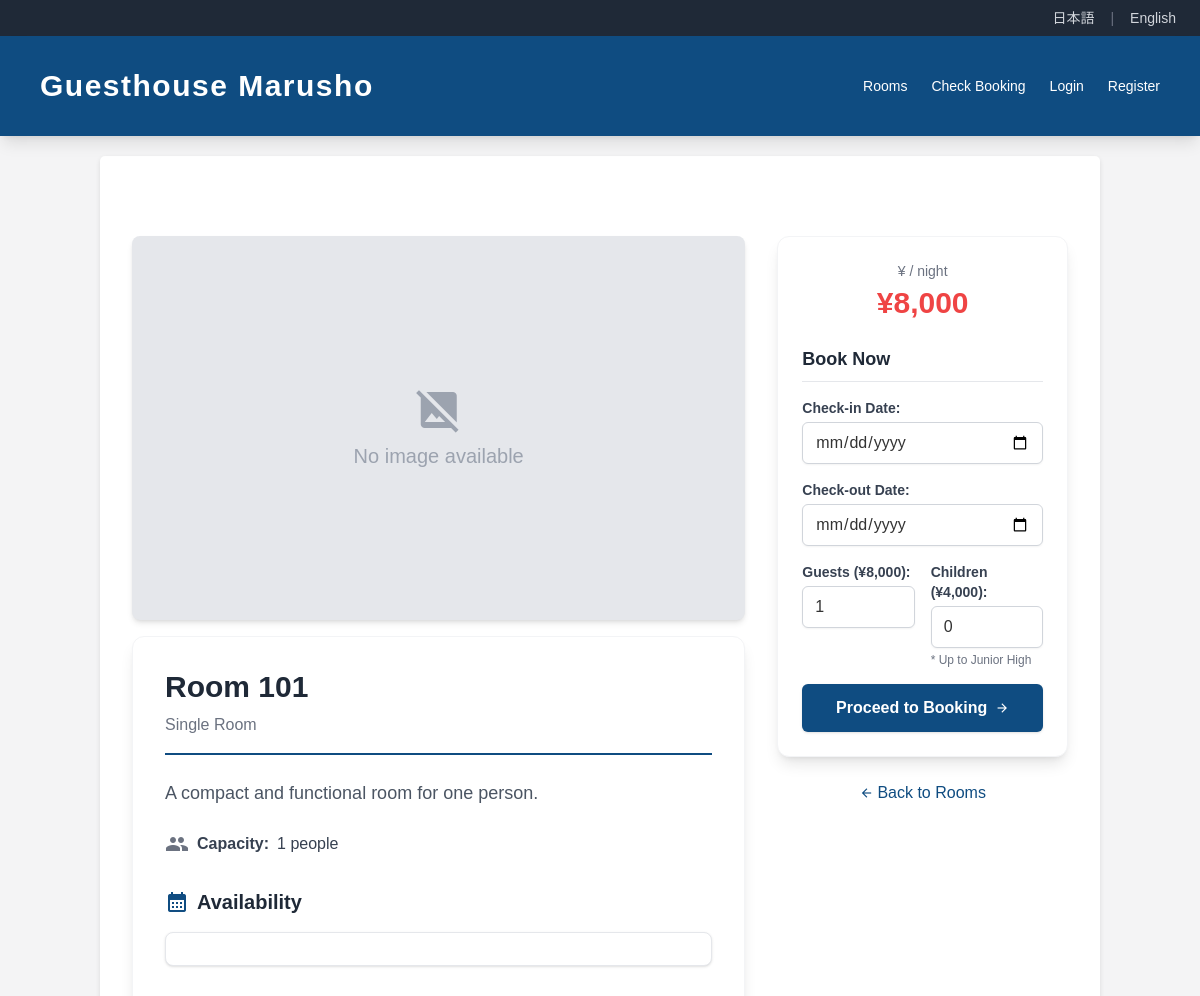
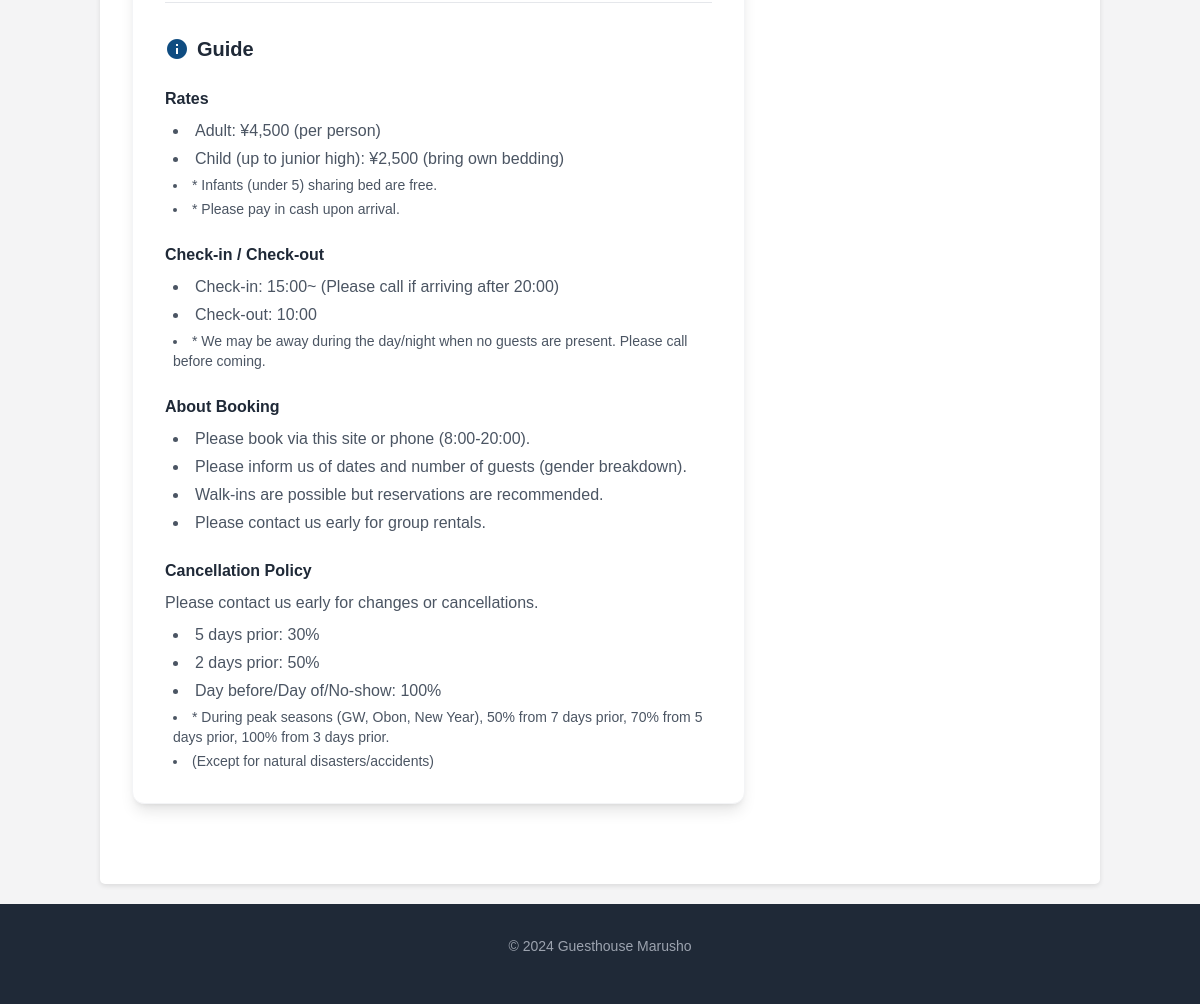
/room_detail.php?id=1, run on the app's committed database (2 pictures, top to bottom).
### tables this page shows
CREATE TABLE `rooms` (
  `id` int(11) NOT NULL AUTO_INCREMENT,
  `room_type_id` int(11) NOT NULL COMMENT '部屋タイプID',
  `name` varchar(255) NOT NULL COMMENT '部屋名・番号 (例: 101号室)',
  `name_en` varchar(255) DEFAULT NULL COMMENT '部屋名・番号 (English)',
  `description` text DEFAULT NULL COMMENT '部屋の説明 (日本語)',
  `description_en` text DEFAULT NULL COMMENT '部屋の説明 (English)',
  `price` decimal(10,2) NOT NULL COMMENT '一泊あたりの料金 (Legacy)',
  `price_adult` decimal(10,2) NOT NULL DEFAULT 4500.00 COMMENT '大人料金',
  `price_child` decimal(10,2) NOT NULL DEFAULT 2500.00 COMMENT '子供料金',
  `created_at` datetime NOT NULL DEFAULT current_timestamp(),
  `updated_at` datetime NOT NULL DEFAULT current_timestamp() ON UPDATE current_timestamp(),
  PRIMARY KEY (`id`),
  KEY `room_type_id` (`room_type_id`),
  CONSTRAINT `rooms_ibfk_1` FOREIGN KEY (`room_type_id`) REFERENCES `room_types` (`id`) ON DELETE CASCADE
);

CREATE TABLE `room_types` (
  `id` int(11) NOT NULL AUTO_INCREMENT,
  `name` varchar(255) NOT NULL COMMENT '部屋タイプ名',
  `name_en` varchar(255) DEFAULT NULL COMMENT '部屋タイプ名 (English)',
  `description` text DEFAULT NULL COMMENT '説明',
  `description_en` text DEFAULT NULL COMMENT '説明 (English)',
  `capacity` int(11) NOT NULL COMMENT '収容人数',
  `main_image` varchar(255) DEFAULT NULL COMMENT '部屋タイプ代表画像パス',
  `is_visible` tinyint(1) NOT NULL DEFAULT 1 COMMENT 'トップページ表示フラグ (1:表示, 0:非表示)',
  PRIMARY KEY (`id`)
);

### includes/language.php (called while the page is built, shortened)
<?php
$available_langs = ['ja', 'en'];
$default_lang = 'ja';
if (isset($_GET['lang']) && in_array($_GET['lang'], $available_langs)) {
    $current_lang = $_GET['lang'];
    $_SESSION['lang'] = $current_lang;
}
elseif (isset($_SESSION['lang']) && in_array($_SESSION['lang'], $available_langs)) {
    $current_lang = $_SESSION['lang'];
}
elseif (isset($_SERVER['HTTP_ACCEPT_LANGUAGE'])) {
    $browser_lang = substr($_SERVER['HTTP_ACCEPT_LANGUAGE'], 0, 2);
    if (in_array($browser_lang, $available_langs)) {
        $current_lang = $browser_lang;
    } else {
        $current_lang = $default_lang;
    }
}
else {
    $current_lang = $default_lang;
}
$lang_file_path = __DIR__ . '/../lang/' . $current_lang . '.json';
if (file_exists($lang_file_path)) {
    $lang_text = json_decode(file_get_contents($lang_file_path), true);
} else {
    $lang_text = json_decode(file_get_contents(__DIR__ . '/../lang/' . $default_lang . '.json'), true);
}
if (!function_exists('t')) {
    function t($key, ...$args) {
        global $lang_text;
        $string = isset($lang_text[$key]) ? $lang_text[$key] : $key;
        if (!empty($args)) {
            return vsprintf($string, $args);
        }
        return $string;
    }
}
?>

### includes/functions.php (called while the page is built, shortened)
<?php
function h($s) {
    return htmlspecialchars($s, ENT_QUOTES, 'UTF-8');
}

### room_detail.php (the view, shortened to what this page needs)
<?php
require_once 'includes/header.php';
$room_id = filter_input(INPUT_GET, 'id', FILTER_VALIDATE_INT);
try {
    $sql = "SELECT
                r.id,
                r.name,
                r.name_en,
                r.price,
                r.price_adult,
                r.price_child,
                rt.name AS type_name,
                rt.name_en AS type_name_en,
                rt.capacity,
                rt.description,
                rt.description_en
            FROM rooms AS r
            JOIN room_types AS rt ON r.room_type_id = rt.id
            WHERE r.id = :id";
    $stmt = $dbh->prepare($sql);
    $stmt->bindParam(':id', $room_id, PDO::PARAM_INT);
    $stmt->execute();
    $room = $stmt->fetch(PDO::FETCH_ASSOC);
    if ($room) {
        $main_image = null;
    }
} catch (PDOException $e) {
    die("データベースエラー: " . h($e->getMessage()));
}
?>
<div class="max-w-6xl mx-auto my-8 px-4">
    <div class="grid grid-cols-1 lg:grid-cols-3 gap-8">
        <div class="lg:col-span-2 space-y-4">
            <div class="relative overflow-hidden rounded-lg shadow-md h-96 bg-gray-200">
                <?php if ($main_image): ?>
                    <img src="assets/<?php echo h($main_image); ?>" alt="<?php echo h($room['name']); ?>" class="w-full h-full object-cover">
                <?php else: ?>
                    <div class="flex items-center justify-center h-full text-gray-400">
                        <span class="flex flex-col items-center">
                            <span class="material-icons text-5xl mb-2">image_not_supported</span>
                            <span class="text-xl"><?php echo h(t('no_image_available')); ?></span>
                        </span>
                    </div>
                <?php endif; ?>
            </div>
            <div class="bg-surface-light dark:bg-surface-dark rounded-xl shadow-lg p-8 border border-gray-100 dark:border-gray-700">
                <div class="border-b-2 border-primary pb-4 mb-6">
                    <h2 class="text-3xl font-bold text-gray-800 dark:text-white">
                        <?php echo h($current_lang === 'en' && !empty($room['name_en']) ? $room['name_en'] : $room['name']); ?>
                    </h2>
                    <p class="text-gray-500 dark:text-gray-400 mt-2 font-medium">
                        <?php echo h($current_lang === 'en' && !empty($room['type_name_en']) ? $room['type_name_en'] : $room['type_name']); ?>
                    </p>
                </div>
                <p class="text-gray-600 dark:text-gray-300 leading-relaxed mb-6 text-lg">
                    <?php echo nl2br(h($current_lang === 'en' && !empty($room['description_en']) ? $room['description_en'] : $room['description'])); ?>
                </p>
                <div class="flex items-center gap-2 text-gray-700 dark:text-gray-300 mb-4">
                    <span class="material-icons text-gray-500">people</span>
                    <strong><?php echo h(t('room_capacity')); ?>:</strong> <?php echo h(t('room_capacity_people', $room['capacity'])); ?>
                </div>
                <div class="mt-8">
                     <h3 class="text-xl font-bold text-gray-800 dark:text-white mb-4 flex items-center gap-2">
                        <span class="material-icons text-primary dark:text-blue-400">calendar_month</span>
                        <?php echo h(t('availability_calendar_title')); ?>
                    </h3>
                    <div id='calendar' class="bg-white dark:bg-gray-800 p-2 md:p-4 rounded-lg shadow border border-gray-200 dark:border-gray-700 text-sm md:text-base"></div>
                </div>
                <div class="mt-8 border-t border-gray-200 dark:border-gray-700 pt-8">
                    <h3 class="text-xl font-bold text-gray-800 dark:text-white mb-6 flex items-center gap-2">
                        <span class="material-icons text-primary dark:text-blue-400">info</span>
                        <?php echo h(t('info_guide_title')); ?>
                    </h3>
                    <div class="space-y-6">
                        <div>
                            <h4 class="font-bold text-gray-800 dark:text-white mb-2"><?php echo h(t('info_pricing_title')); ?></h4>
                            <ul class="list-disc list-inside text-gray-600 dark:text-gray-300 space-y-1 pl-2">
                                <li><?php echo h(t('info_pricing_adult')); ?></li>
                                <li><?php echo h(t('info_pricing_child')); ?></li>
                                <li class="text-sm"><?php echo h(t('info_pricing_infant')); ?></li>
                                <li class="text-sm"><?php echo h(t('info_pricing_payment')); ?></li>
                            </ul>
                        </div>
                        <div>
                            <h4 class="font-bold text-gray-800 dark:text-white mb-2"><?php echo h(t('info_checkin_title')); ?></h4>
                            <ul class="list-disc list-inside text-gray-600 dark:text-gray-300 space-y-1 pl-2">
                                <li><?php echo h(t('info_checkin_in')); ?></li>
                                <li><?php echo h(t('info_checkin_out')); ?></li>
                                <li class="text-sm"><?php echo h(t('info_checkin_note')); ?></li>
                            </ul>
                        </div>
                        <div>
                            <h4 class="font-bold text-gray-800 dark:text-white mb-2"><?php echo h(t('info_booking_title')); ?></h4>
                            <ul class="list-disc list-inside text-gray-600 dark:text-gray-300 space-y-1 pl-2">
                                <li><?php echo h(t('info_booking_1')); ?></li>
                                <li><?php echo h(t('info_booking_2')); ?></li>
                                <li><?php echo h(t('info_booking_3')); ?></li>
                                <li><?php echo h(t('info_booking_4')); ?></li>
                            </ul>
                        </div>
                        <div>
                            <h4 class="font-bold text-gray-800 dark:text-white mb-2"><?php echo h(t('info_cancel_title')); ?></h4>
                            <p class="text-gray-600 dark:text-gray-300 mb-2"><?php echo h(t('info_cancel_desc')); ?></p>
                            <ul class="list-disc list-inside text-gray-600 dark:text-gray-300 space-y-1 pl-2">
                                <li><?php echo h(t('info_cancel_policy_1')); ?></li>
                                <li><?php echo h(t('info_cancel_policy_2')); ?></li>
                                <li><?php echo h(t('info_cancel_policy_3')); ?></li>
                                <li class="text-sm"><?php echo h(t('info_cancel_policy_note')); ?></li>
                                <li class="text-sm"><?php echo h(t('info_cancel_policy_except')); ?></li>
                            </ul>
                        </div>
                    </div>
                </div>
            </div>
        </div>
        <div class="lg:col-span-1">
            <div class="sticky top-6 bg-surface-light dark:bg-surface-dark rounded-xl shadow-lg p-6 border border-gray-100 dark:border-gray-700">
                <div class="text-center mb-6">
                    <p class="text-gray-500 dark:text-gray-400 text-sm mb-1"><?php echo h(t('room_price_per_night', '')); ?></p>
                    <p class="text-3xl font-bold text-red-500">¥<?php echo h(number_format($room['price'])); ?></p>
                </div>
                <h3 class="text-lg font-bold text-gray-800 dark:text-white mb-4 border-b border-gray-200 dark:border-gray-700 pb-2">
                    <?php echo h(t('room_detail_book_form_title')); ?>
                </h3>
                <form action="book.php" method="GET" class="space-y-4">
                    <div>
                        <label for="check_in_date" class="block text-sm font-semibold text-gray-700 dark:text-gray-300 mb-1"><?php echo h(t('form_check_in')); ?>:</label>
                        <input type="date" id="check_in_date" name="check_in" required class="w-full rounded-md border-gray-300 shadow-sm focus:border-primary focus:ring focus:ring-primary focus:ring-opacity-50 dark:bg-gray-700 dark:border-gray-600 dark:text-white py-2 px-3">
                    </div>
                    <div>
                        <label for="check_out_date" class="block text-sm font-semibold text-gray-700 dark:text-gray-300 mb-1"><?php echo h(t('form_check_out')); ?>:</label>
                        <input type="date" id="check_out_date" name="check_out" required class="w-full rounded-md border-gray-300 shadow-sm focus:border-primary focus:ring focus:ring-primary focus:ring-opacity-50 dark:bg-gray-700 dark:border-gray-600 dark:text-white py-2 px-3">
                    </div>
                    <div class="grid grid-cols-2 gap-4">
                        <div>
                            <label for="num_guests" class="block text-sm font-semibold text-gray-700 dark:text-gray-300 mb-1"><?php echo h(t('form_num_guests') ?? '大人'); ?> (¥<?php echo number_format($room['price_adult']); ?>):</label>
                            <input type="number" id="num_guests" name="num_guests" min="1" max="<?php echo h($room['capacity']); ?>" value="1" required class="w-full rounded-md border-gray-300 shadow-sm focus:border-primary focus:ring focus:ring-primary focus:ring-opacity-50 dark:bg-gray-700 dark:border-gray-600 dark:text-white py-2 px-3">
                        </div>
                        <div>
                            <label for="num_children" class="block text-sm font-semibold text-gray-700 dark:text-gray-300 mb-1"><?php echo h(t('form_children')); ?> (¥<?php echo number_format($room['price_child']); ?>):</label>
                            <input type="number" id="num_children" name="num_children" min="0" max="<?php echo h($room['capacity']); ?>" value="0" class="w-full rounded-md border-gray-300 shadow-sm focus:border-primary focus:ring focus:ring-primary focus:ring-opacity-50 dark:bg-gray-700 dark:border-gray-600 dark:text-white py-2 px-3">
                            <p class="text-xs text-gray-500 mt-1"><?php echo h(t('children_age_note')); ?></p>
                        </div>
                    </div>
                    <button type="submit" class="w-full bg-primary hover:bg-primary-dark text-white font-bold py-3 px-4 rounded-md shadow transition-colors duration-200 flex items-center justify-center gap-2 mt-4">
                        <?php echo h(t('btn_proceed_to_booking')); ?>
                        <span class="material-icons text-sm">arrow_forward</span>
                    </button>
                </form>
            </div>
             <div class="mt-6 text-center">
                <a href="rooms.php" class="text-primary dark:text-blue-400 hover:underline flex items-center justify-center gap-1">
                    <span class="material-icons text-sm">arrow_back</span>
                    <?php echo h(t('btn_back_to_rooms')); ?>
                </a>
            </div>
        </div>
    </div>
</div>
<?php
require_once 'includes/footer.php';
?>

### assets/css/style.css (style rules this page uses)
body { font-family: "Helvetica Neue", Arial, "Hiragino Kaku Gothic ProN", "Hiragino Sans", Meiryo, sans-serif; line-height: 1.6; margin: 0; padding: 0; background: #f4f4f4; color: #333; }

### includes/header.php (style rules this page uses)
body { font-family: 'Noto Sans JP', sans-serif; }

### data on the page
rooms: name_en "Room 101", room_type.name_en "Single Room", room_type.description_en "A compact and functional room for one person.", room_type.capacity "1 people", price "8,000", price_adult "8,000", num_guests "1", price_child "4,000"

### other printed values
t('site_title') "Guesthouse Marusho"
t('nav_rooms') "Rooms"
t('nav_check_booking') "Check Booking"
t('nav_login') "Login"
t('nav_register') "Register"
t('no_image_available') "No image available"
t('room_capacity') "Capacity"
t('availability_calendar_title') "Availability"
t('info_guide_title') "Guide"
t('info_pricing_title') "Rates"
t('info_pricing_adult') "Adult: ¥4,500 (per person)"
t('info_pricing_child') "Child (up to junior high): ¥2,500 (bring own bedding)"
t('info_pricing_infant') "* Infants (under 5) sharing bed are free."
t('info_pricing_payment') "* Please pay in cash upon arrival."
t('info_checkin_title') "Check-in / Check-out"
